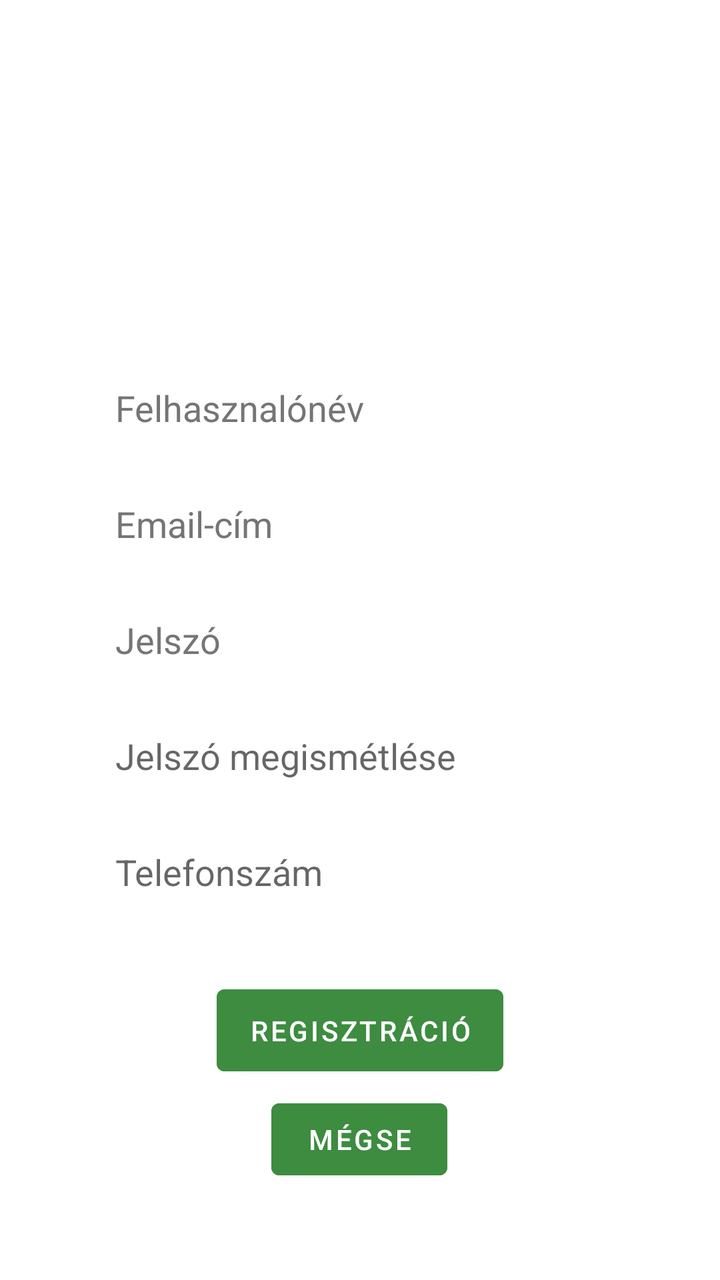
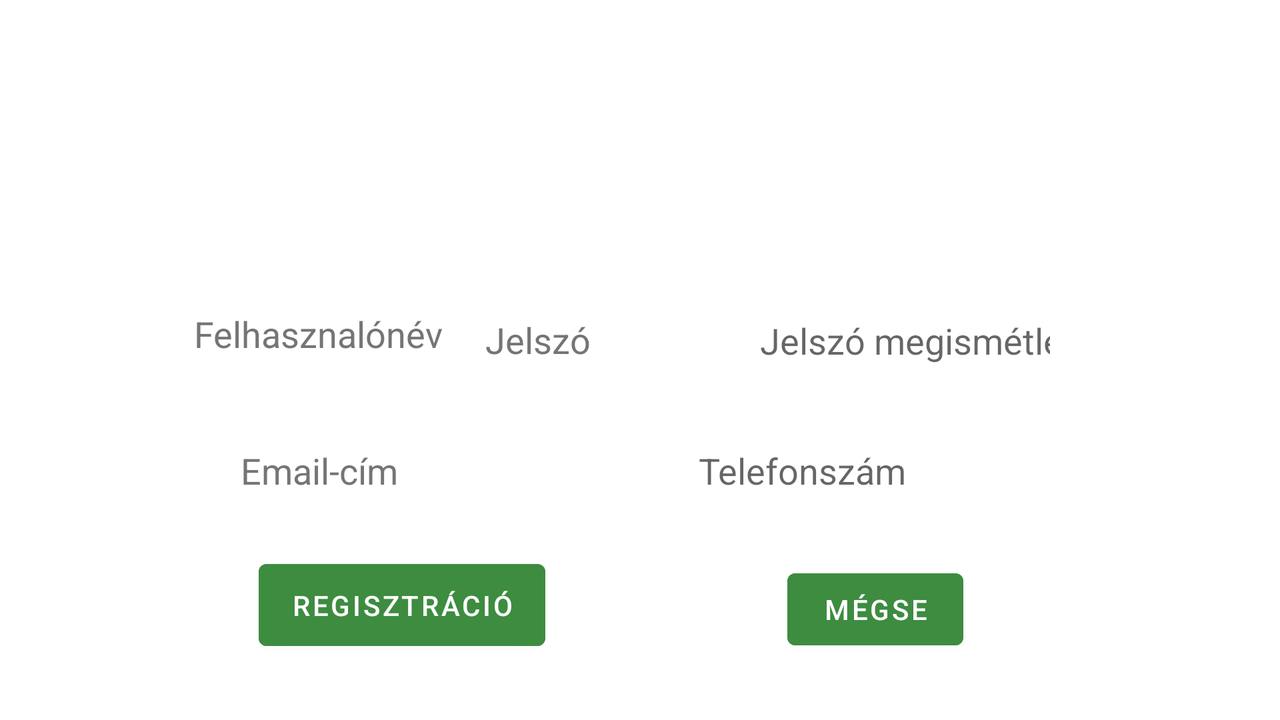

An Android layout and its configuration variant, each rendered on a device that would load it. The default file and the variant file are quoted in full after the pictures.
<!-- AndroidManifest.xml: application theme Theme.Billiard_pub -->
<!-- res/layout/activity_registration.xml -->
<?xml version="1.0" encoding="utf-8"?>
<androidx.constraintlayout.widget.ConstraintLayout xmlns:android="http://schemas.android.com/apk/res/android"
    xmlns:app="http://schemas.android.com/apk/res-auto"
    xmlns:tools="http://schemas.android.com/tools"
    android:layout_width="match_parent"
    android:layout_height="match_parent"
    android:background="@drawable/background"
    tools:context=".RegistrationActivity">


    <TextView
        android:id="@+id/registrationTextView"
        android:layout_width="197dp"
        android:layout_height="40dp"
        android:layout_marginBottom="12dp"
        android:text="@string/registration"
        android:textAlignment="center"
        android:textColor="@color/white"
        android:textSize="24sp"
        app:layout_constraintBottom_toTopOf="@+id/linearLayout"
        app:layout_constraintEnd_toEndOf="parent"
        app:layout_constraintStart_toStartOf="parent"
        app:layout_constraintTop_toBottomOf="@+id/headerimage"
        app:layout_constraintVertical_bias="1.0"
        tools:ignore="MissingConstraints" />

    <ImageView
        android:id="@+id/headerimage"
        android:layout_width="280dp"
        android:layout_height="108dp"
        android:layout_marginTop="4dp"
        android:contentDescription="@string/logo"
        app:layout_constraintEnd_toEndOf="parent"
        app:layout_constraintHorizontal_bias="0.496"
        app:layout_constraintStart_toStartOf="parent"
        app:layout_constraintTop_toTopOf="parent"
        app:srcCompat="@drawable/cimke2" />

    <LinearLayout
        android:id="@+id/linearLayout"
        android:layout_width="347dp"
        android:layout_height="313dp"
        android:gravity="center"
        android:orientation="vertical"
        app:layout_constraintBottom_toBottomOf="parent"
        app:layout_constraintEnd_toEndOf="parent"
        app:layout_constraintStart_toStartOf="parent"
        app:layout_constraintTop_toTopOf="parent">


        <EditText
            android:id="@+id/userNameEditText"
            android:layout_width="265dp"
            android:layout_height="48dp"
            android:layout_marginStart="10dp"
            android:autofillHints=""
            android:background="@color/white"
            android:ems="10"
            android:hint="@string/user_name"
            android:inputType="textPersonName"
            android:minHeight="48dp"
            android:textColorHint="#757575" />

        <EditText
            android:id="@+id/userEmailEditText"
            android:layout_width="265dp"
            android:layout_height="48dp"
            android:layout_marginStart="10dp"
            android:layout_marginTop="10dp"
            android:autofillHints=""
            android:background="@color/white"
            android:ems="10"
            android:hint="@string/email_address"
            android:inputType="textEmailAddress"
            android:minHeight="48dp"
            android:textColorHint="#757575" />

        <EditText
            android:id="@+id/passwordEditText"
            android:layout_width="265dp"
            android:layout_height="wrap_content"

            android:layout_marginStart="10dp"
            android:layout_marginTop="10dp"
            android:autofillHints=""
            android:background="@color/white"
            android:ems="10"
            android:hint="@string/password"
            android:inputType="textPassword"
            android:minHeight="48dp"
            android:textColorHint="#757575" />

        <EditText
            android:id="@+id/passwordAgainEditText"
            android:layout_width="265dp"
            android:layout_height="48dp"
            android:layout_marginStart="10dp"
            android:layout_marginTop="10dp"
            android:autofillHints=""
            android:background="@color/white"
            android:ems="10"
            android:hint="@string/password_again"
            android:inputType="textPassword"
            android:minHeight="48dp" />

        <EditText
            android:id="@+id/phoneNumberEditText"
            android:layout_width="265dp"
            android:layout_height="wrap_content"
            android:layout_marginStart="10dp"
            android:layout_marginTop="10dp"
            android:autofillHints=""
            android:background="@color/white"
            android:ems="10"
            android:hint="@string/phoneNum"
            android:inputType="phone"
            android:minHeight="48dp" />
    </LinearLayout>

    <Button
        android:id="@+id/button"
        android:layout_width="wrap_content"
        android:layout_height="53dp"
        android:layout_alignParentEnd="true"
        android:layout_alignParentBottom="true"
        android:layout_centerHorizontal="true"
        android:layout_marginTop="12dp"
        android:backgroundTint="@color/darkgreen"
        android:onClick="register"
        android:text="@string/registration"
        app:layout_constraintEnd_toEndOf="parent"
        app:layout_constraintStart_toStartOf="parent"
        app:layout_constraintTop_toBottomOf="@+id/linearLayout" />

    <Button
        android:layout_width="wrap_content"
        android:layout_height="wrap_content"
        android:layout_alignParentBottom="true"
        android:layout_centerHorizontal="true"
        android:layout_marginTop="4dp"
        android:backgroundTint="@color/darkgreen"
        android:onClick="cancel"
        android:text="@string/cancel"
        app:layout_constraintEnd_toEndOf="parent"
        app:layout_constraintHorizontal_bias="0.499"
        app:layout_constraintStart_toStartOf="parent"
        app:layout_constraintTop_toBottomOf="@+id/button" />

</androidx.constraintlayout.widget.ConstraintLayout>
<!-- resources referenced by this layout -->
<resources>
  <color name="darkgreen">#3d8c40</color>
  <color name="white">#FFFFFFFF</color>
  <string name="cancel">Mégse</string>
  <string name="email_address">Email-cím</string>
  <string name="logo">Logo</string>
  <string name="password">Jelszó</string>
  <string name="password_again">Jelszó megismétlése</string>
  <string name="phoneNum">Telefonszám</string>
  <string name="registration">Regisztráció</string>
  <string name="user_name">Felhasznalónév</string>
  <style name="Theme.Billiard_pub" parent="Theme.MaterialComponents.DayNight.NoActionBar">
          
          <item name="colorPrimary">@color/purple_500</item>
          <item name="colorPrimaryVariant">@color/purple_700</item>
          <item name="colorOnPrimary">@color/white</item>
          
          <item name="colorSecondary">@color/teal_200</item>
          <item name="colorSecondaryVariant">@color/teal_700</item>
          <item name="colorOnSecondary">@color/black</item>
          
          <item name="android:statusBarColor" tools:targetApi="l">?attr/colorPrimaryVariant</item>
          
  
      </style>
  <color name="purple_500">#FF6200EE</color>
  <color name="purple_700">#FF3700B3</color>
  <color name="teal_200">#FF03DAC5</color>
  <color name="teal_700">#FF018786</color>
  <color name="black">#FF000000</color>
</resources>
<!-- res/layout-land/activity_registration.xml (the repository's variant of the layout above) -->
<!-- drawn on the phone turned sideways -->
<?xml version="1.0" encoding="utf-8"?>
<androidx.constraintlayout.widget.ConstraintLayout xmlns:android="http://schemas.android.com/apk/res/android"
    xmlns:app="http://schemas.android.com/apk/res-auto"
    xmlns:tools="http://schemas.android.com/tools"
    android:layout_width="match_parent"
    android:layout_height="match_parent"
    android:background="@drawable/background"
    tools:context=".RegistrationActivity">


    <TextView
        android:id="@+id/registrationTextView"
        android:layout_width="164dp"
        android:layout_height="50dp"
        android:text="@string/registration"
        android:textAlignment="center"
        android:textColor="@color/white"
        android:textSize="24sp"
        app:layout_constraintBottom_toBottomOf="parent"
        app:layout_constraintEnd_toEndOf="parent"
        app:layout_constraintHorizontal_bias="0.079"
        app:layout_constraintStart_toStartOf="parent"
        app:layout_constraintTop_toTopOf="parent"
        app:layout_constraintVertical_bias="0.119"
        tools:ignore="MissingConstraints" />

    <ImageView
        android:id="@+id/headerimage"
        android:layout_width="280dp"
        android:layout_height="108dp"
        android:layout_marginTop="16dp"
        android:contentDescription="@string/logo"
        app:layout_constraintEnd_toEndOf="parent"
        app:layout_constraintHorizontal_bias="0.498"
        app:layout_constraintStart_toStartOf="parent"
        app:layout_constraintTop_toTopOf="parent"
        app:srcCompat="@drawable/cimke2" />


    <EditText
        android:id="@+id/userNameEditText"
        android:layout_width="147dp"
        android:layout_height="41dp"
        android:autofillHints=""
        android:background="@color/white"
        android:ems="10"
        android:hint="@string/user_name"
        android:inputType="textPersonName"
        android:minHeight="48dp"
        android:textColorHint="#757575"
        app:layout_constraintBottom_toBottomOf="parent"
        app:layout_constraintEnd_toEndOf="parent"
        app:layout_constraintHorizontal_bias="0.197"
        app:layout_constraintStart_toStartOf="parent"
        app:layout_constraintTop_toTopOf="parent"
        app:layout_constraintVertical_bias="0.459" />

    <Button
        android:id="@+id/button"
        android:layout_width="wrap_content"
        android:layout_height="53dp"
        android:layout_alignParentEnd="true"
        android:layout_alignParentBottom="true"
        android:layout_centerHorizontal="true"
        android:backgroundTint="@color/darkgreen"
        android:onClick="register"
        android:text="@string/registration"
        app:layout_constraintBottom_toBottomOf="parent"
        app:layout_constraintEnd_toStartOf="@+id/button3"
        app:layout_constraintHorizontal_bias="0.517"
        app:layout_constraintStart_toStartOf="parent"
        app:layout_constraintTop_toTopOf="parent"
        app:layout_constraintVertical_bias="0.899" />

    <Button
        android:id="@+id/button3"
        android:layout_width="wrap_content"
        android:layout_height="wrap_content"
        android:layout_alignParentBottom="true"
        android:layout_centerHorizontal="true"
        android:backgroundTint="@color/darkgreen"
        android:onClick="cancel"
        android:text="@string/cancel"
        app:layout_constraintBottom_toBottomOf="parent"
        app:layout_constraintEnd_toEndOf="parent"
        app:layout_constraintHorizontal_bias="0.713"
        app:layout_constraintStart_toStartOf="parent"
        app:layout_constraintTop_toTopOf="parent"
        app:layout_constraintVertical_bias="0.9" />

    <EditText
        android:id="@+id/phoneNumberEditText"
        android:layout_width="150dp"
        android:layout_height="48dp"
        android:autofillHints=""
        android:background="@color/white"
        android:ems="10"
        android:hint="@string/phoneNum"
        android:inputType="phone"
        android:minHeight="48dp"
        app:layout_constraintBottom_toBottomOf="parent"
        app:layout_constraintEnd_toEndOf="parent"
        app:layout_constraintHorizontal_bias="0.713"
        app:layout_constraintStart_toStartOf="parent"
        app:layout_constraintTop_toTopOf="parent"
        app:layout_constraintVertical_bias="0.677" />

    <EditText
        android:id="@+id/userEmailEditText"
        android:layout_width="193dp"
        android:layout_height="48dp"
        android:autofillHints=""
        android:background="@color/white"
        android:ems="10"
        android:hint="@string/email_address"
        android:inputType="textEmailAddress"
        android:minHeight="48dp"
        android:textColorHint="#757575"
        app:layout_constraintBottom_toBottomOf="parent"
        app:layout_constraintEnd_toEndOf="parent"
        app:layout_constraintHorizontal_bias="0.269"
        app:layout_constraintStart_toStartOf="parent"
        app:layout_constraintTop_toTopOf="parent"
        app:layout_constraintVertical_bias="0.677" />

    <EditText
        android:id="@+id/passwordEditText"
        android:layout_width="128dp"
        android:layout_height="48dp"

        android:autofillHints=""
        android:background="@color/white"
        android:ems="10"
        android:hint="@string/password"
        android:inputType="textPassword"
        android:minHeight="48dp"
        android:textColorHint="#757575"
        app:layout_constraintBottom_toBottomOf="parent"
        app:layout_constraintEnd_toEndOf="parent"
        app:layout_constraintHorizontal_bias="0.474"
        app:layout_constraintStart_toStartOf="parent"
        app:layout_constraintTop_toTopOf="parent"
        app:layout_constraintVertical_bias="0.468" />

    <EditText
        android:id="@+id/passwordAgainEditText"
        android:layout_width="145dp"
        android:layout_height="47dp"
        android:autofillHints=""
        android:background="@color/white"
        android:ems="10"
        android:hint="@string/password_again"
        android:inputType="textPassword"
        android:minHeight="48dp"
        app:layout_constraintBottom_toBottomOf="parent"
        app:layout_constraintEnd_toEndOf="parent"
        app:layout_constraintHorizontal_bias="0.768"
        app:layout_constraintStart_toStartOf="parent"
        app:layout_constraintTop_toTopOf="parent"
        app:layout_constraintVertical_bias="0.469" />

</androidx.constraintlayout.widget.ConstraintLayout>
